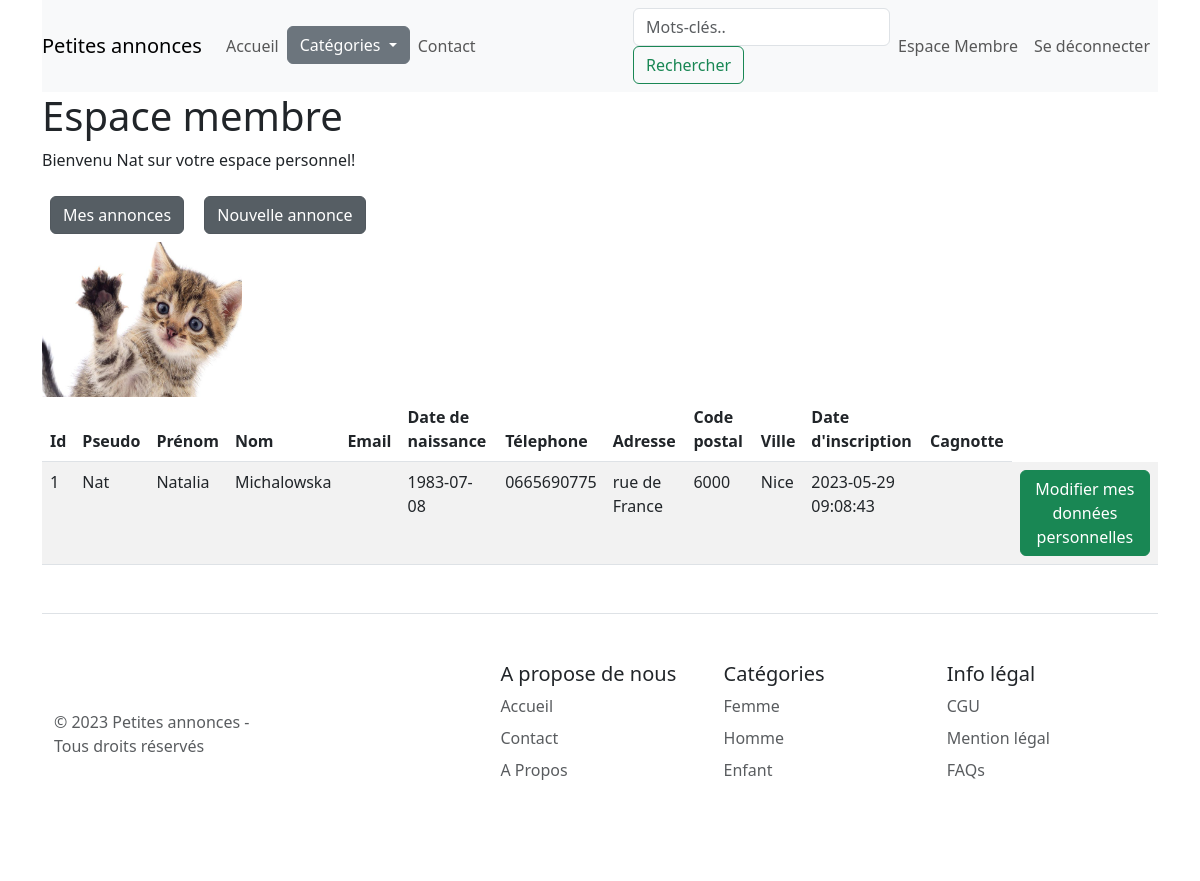
The app's page /index.php?p=espace (signed in) with its own data.
### tables this page shows
CREATE TABLE IF NOT EXISTS `membres` (
  `id` int UNSIGNED NOT NULL AUTO_INCREMENT,
  `is_admin` tinyint NOT NULL DEFAULT '0',
  `actif` int DEFAULT '1',
  `username` varchar(150) NOT NULL,
  `email` varchar(250) NOT NULL,
  `password` varchar(250) NOT NULL,
  `nom` varchar(150) DEFAULT NULL,
  `prenom` varchar(150) DEFAULT NULL,
  `date_naissance` date DEFAULT NULL,
  `telephone` varchar(20) DEFAULT NULL,
  `adresse` varchar(250) DEFAULT NULL,
  `code_postal` mediumint DEFAULT NULL,
  `ville` varchar(150) DEFAULT NULL,
  `date_inscription` datetime NOT NULL DEFAULT CURRENT_TIMESTAMP,
  `token` varchar(250) DEFAULT NULL,
  `date_validite_token` timestamp NULL DEFAULT NULL,
  `cagnotte` float UNSIGNED DEFAULT NULL,
  `date_update` datetime DEFAULT NULL,
  `avatar` varchar(100) NOT NULL,
  PRIMARY KEY (`id`)
);

### models/functions.php (called while the page is built, shortened)
<?php
function connect() {
    $hostname = 'localhost';
    $dbname = 'projet_annonces';
    $username = 'root';
    $password = '';
    $dsn = "mysql:host=$hostname;dbname=$dbname";
    try{
      return new PDO($dsn, $username, $password);
    } catch (Exception $e){
      echo $e->getMessage();
    }
}
function getMember($id){
    try {
        $db = connect();
        $memberQuery=$db->prepare('SELECT * FROM membres WHERE id= :id');
        $memberQuery->execute(['id' => $id]);
        return $member = $memberQuery->fetch(PDO::FETCH_ASSOC);
    } catch (Exception $e) {
        echo $e->getMessage();
    }
}

### views/Membre/espace.php (the view, shortened to what this page needs)
<?php
if(isset($_SESSION['id'])) {
    $id=$_SESSION['id'];
    $member=getMember($id);
}
?>
<h1>Espace membre</h1>
<p>Bienvenu <?= $member['username'] ?> sur votre espace personnel!</p>
<a href='index.php?p=annonces_user' class='btn btn-secondary m-2 active' role='button'>Mes annonces</a>
<a href='index.php?p=annonces_user_form' class='btn btn-secondary m-2 active' role='button'>Nouvelle annonce</a>
<div>
    <img src="<?= isset($member['avatar']) ? 'images/'.$member['avatar'] : 'images/defaut.jpg' ?>" width="200" height="155">
</div>
<div>
    <table class='table table-striped'>
        <thead>
            <tr>
                <th scope='col'>Id</th>
                <th scope='col'>Pseudo</th>
                <th scope='col'>Prénom</th>
                <th scope='col'>Nom</th>
                <th scope='col'>Email</th>
                <th scope='col'>Date de naissance</th>
                <th scope='col'>Télephone</th>
                <th scope='col'>Adresse</th>
                <th scope='col'>Code postal</th>
                <th scope='col'>Ville</th>
                <th scope='col'>Date d'inscription</th>
                <th scope='col'>Cagnotte</th>
            </tr>
        </thead>
        <tbody>
                <tr>
                    <td class='hidden'><?= $member['id'] ?></td>
                    <td><?= htmlentities($member['username']) ?></td>
                    <td><?= htmlentities($member['prenom'] ?? '') ?></td>
                    <td><?= htmlentities($member['nom']) ?></td>
                    <td><?= htmlentities($member['email'] ?? '') ?></td>
                    <td><?= htmlentities($member['date_naissance'] ?? '') ?></td>
                    <td><?= htmlentities($member['telephone'] ?? '') ?></td>
                    <td><?= htmlentities($member['adresse'] ?? '') ?></td>
                    <td><?= htmlentities($member['code_postal'] ?? '') ?></td>
                    <td><?= htmlentities($member['ville'] ?? '') ?></td>
                    <td><?= htmlentities($member['date_inscription'] ?? '') ?></td>
                    <td><?= htmlentities($member['cagnotte'] ?? '') ?></td>
                    <td><a class='btn btn-success' href='index.php?p=compte_form' role='button'>Modifier mes données personnelles</a></td>
                </tr>
        </tbody>
    </table>
</div>

### records on screen
membres: username "Nat", avatar (picture), id "1", prenom "Natalia", nom "Michalowska", date_naissance "1983-07-08", telephone "0665690775", adresse "rue de France", code_postal "6000", ville "Nice", date_inscription "2023-05-29 09:08:43"
